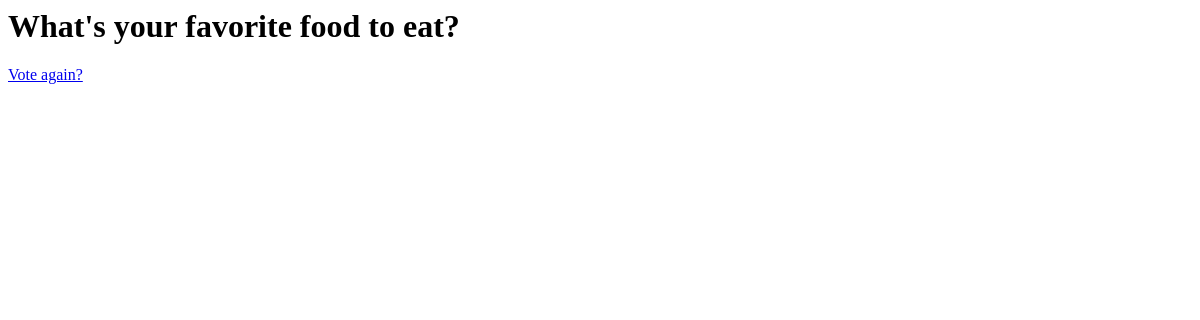
Before: /polls/2/results/ with the older database file.
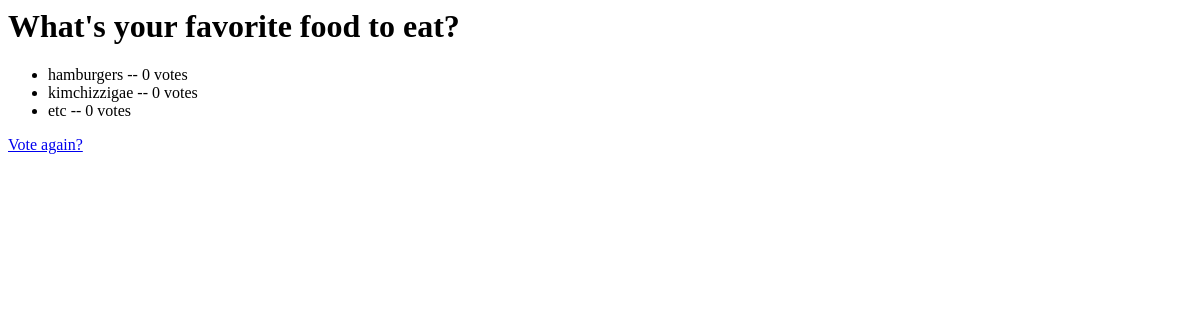
After: the same page with the newer database file.
### polls/models.py (models this page shows, shortened)
class Question(models.Model):
    question_text = models.CharField(max_length=200)
    pub_date = models.DateTimeField('date published')
    '''
    def was_published_recently(self):
        return self.pub_date >= timezone.now() - datetime.timedelta(days=1)
    '''
    def was_published_recently(self):
        now = timezone.now()
        return now - datetime.timedelta(days=1) <= self.pub_date <= now

class Choice(models.Model):
    question = models.ForeignKey(Question, on_delete=models.CASCADE)
    choice_text = models.CharField(max_length=200)
    votes = models.IntegerField(default=0)

### polls/views.py (the view)
# urls.py: path('<int:pk>/results/', views.ResultsView.as_view(), name='results'),
class ResultsView(generic.DetailView):
    model = Question
    template_name = 'polls/results.html'

### polls/templates/polls/results.html
<h1>{{ question.question_text }}</h1>
<ul>
{% for choice in question.choice_set.all %}
    <li>{{ choice.choice_text }} -- {{ choice.votes }} vote{{ choice.votes|pluralize }}</li>
{% endfor %}
</ul>
<a href="{% url 'polls:detail' question.id %}">Vote again?</a>

Changed rows visible on the page:
added Choice: choice_text "hamburgers", votes "0"
added Choice: choice_text "kimchizzigae", votes "0"
added Choice: choice_text "etc", votes "0"
